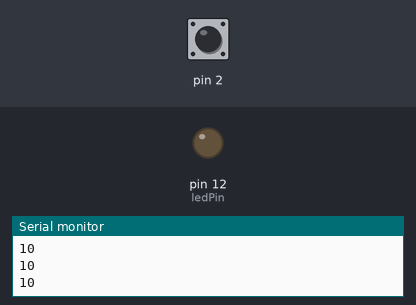
The sketch below on a simulated Arduino Uno, built with avr-gcc and run on an emulated ATmega328P. On the bench: output pins drawn as LEDs (lit = HIGH), the last lines printed to the serial monitor. The inputs (shaded band) are chosen by the test bench; at power-on: pin 2 HIGH.

Above: at 1.2 s.
1.3 s: pin 2 pulled LOW for 0.15 s
At 1.38 s:
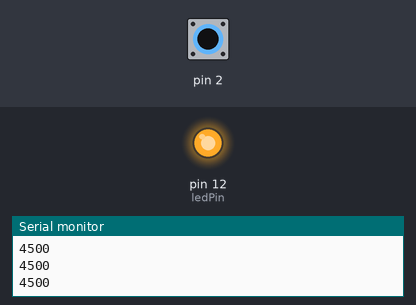
2.9 s: pin 2 pulled LOW for 3.2 s
At 6.6 s:
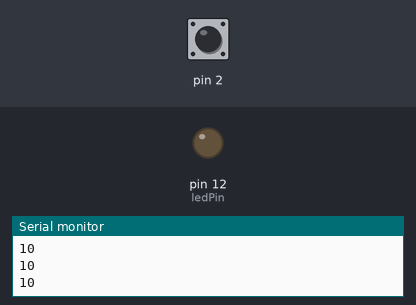
Timing chart, 0 to 8.1 s (numbered marks = the images above; inputs shaded):
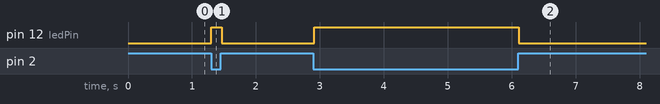

Measured:
- after the input at 1.3 s, pin 12 (ledPin): LOW → HIGH at once, → LOW 0.16 s later
- after the input at 2.9 s, pin 12 (ledPin): LOW → HIGH at once, → LOW 3.2 s later

The sketch:

Project_13.ino
```cpp
#include <CapacitiveSensor.h>
CapacitiveSensor capSensor = CapacitiveSensor(4, 2);

int threshold = 500;

const int ledPin = 12;


void setup() {
  Serial.begin(9600);
  pinMode(ledPin, OUTPUT);
}

void loop() {
  long sensorValue = capSensor.capacitiveSensor(30);

  Serial.println(sensorValue);

  if (sensorValue > threshold) {
    digitalWrite(ledPin, HIGH);
  }
  else {
    digitalWrite(ledPin, LOW);
  }

  delay(10);
}
```
